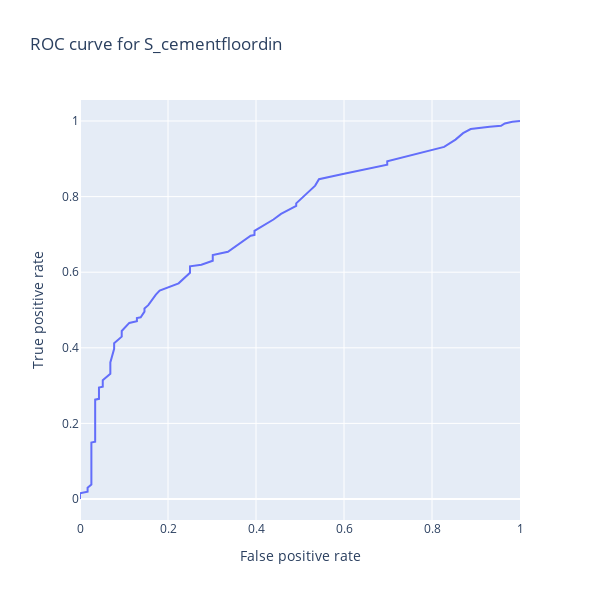

Notebook code cell kept with this figure:
### Code cell
plot_AUC_curve(GradientBoostingRegressor(), ['S_cementfloordin'])
